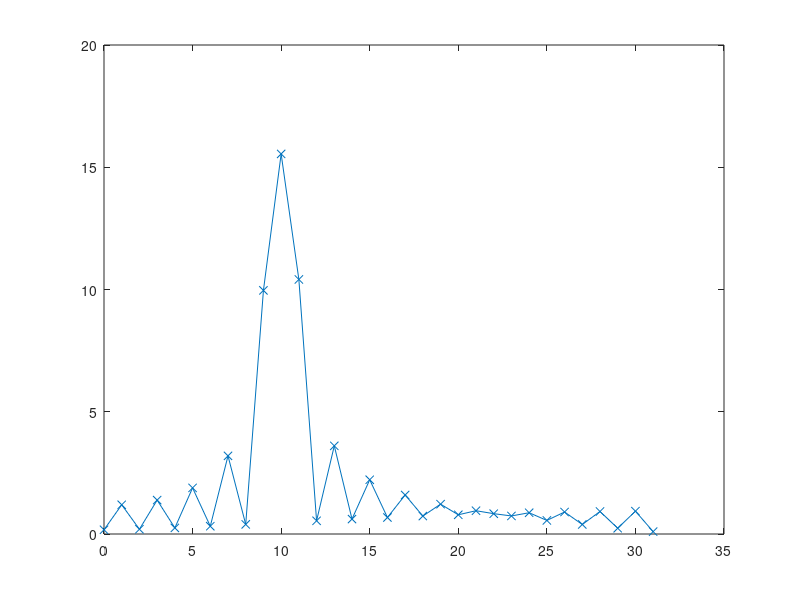

Write MATLAB code to recreate this figure.
k=10;
n=[0: 29];
N=64;
x=cos(2*pi*k*n/N);
X1=abs(fft(x,N));
F1=[0:N-1];
plot(F1,X1,'-x')
plot(F1(1:N/2), X1(1:N/2), '-x')